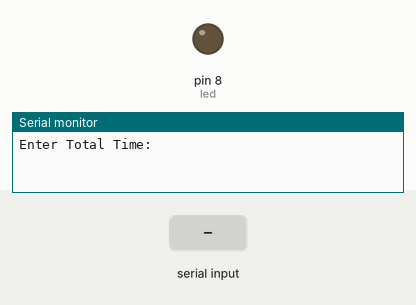
This sketch was run on a simulated Arduino Uno, built with avr-gcc and run on an emulated ATmega328P. On the bench: output pins drawn as LEDs (lit = HIGH), the last lines printed to the serial monitor. Dashed ring = blinking. The test bench sets the inputs (shaded band).

Above: at 0.9 s.
1.0 s: "90,45\n" received over Serial
At 1.19 s:
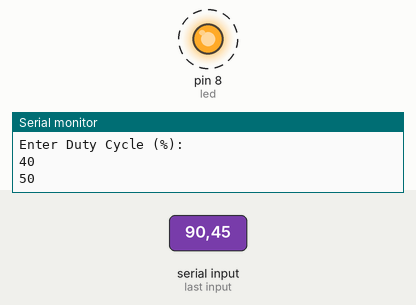
Timing chart, 0 to 10.0 s (numbered marks = the images above; inputs shaded):
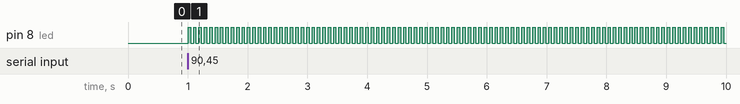

The sketch:

ton+toff.ino
```cpp
int led = 8;

int TOTAL_TIME;
float duty_cycle;
int ontime;
int offtime;

void setup()
{
  pinMode(led, OUTPUT);
  Serial.begin(9600);

  Serial.println("Enter Total Time:");
  while (Serial.available() == 0) {}
  TOTAL_TIME = Serial.parseInt();

  Serial.println("Enter Duty Cycle (%):");
  while (Serial.available() == 0) {}
  duty_cycle = Serial.parseInt();

  duty_cycle = duty_cycle / 100.0;

  ontime = duty_cycle * TOTAL_TIME;
  offtime = TOTAL_TIME - ontime;

  Serial.println(ontime);
  Serial.println(offtime);
}

void loop()
{
  digitalWrite(led, HIGH);
  delay(ontime);

  digitalWrite(led, LOW);
  delay(offtime);
}
```

Measured:
- after the input at 1.0 s, pin 8 (led): alternates HIGH for 0.04 s and LOW for 0.05 s, starting at once
